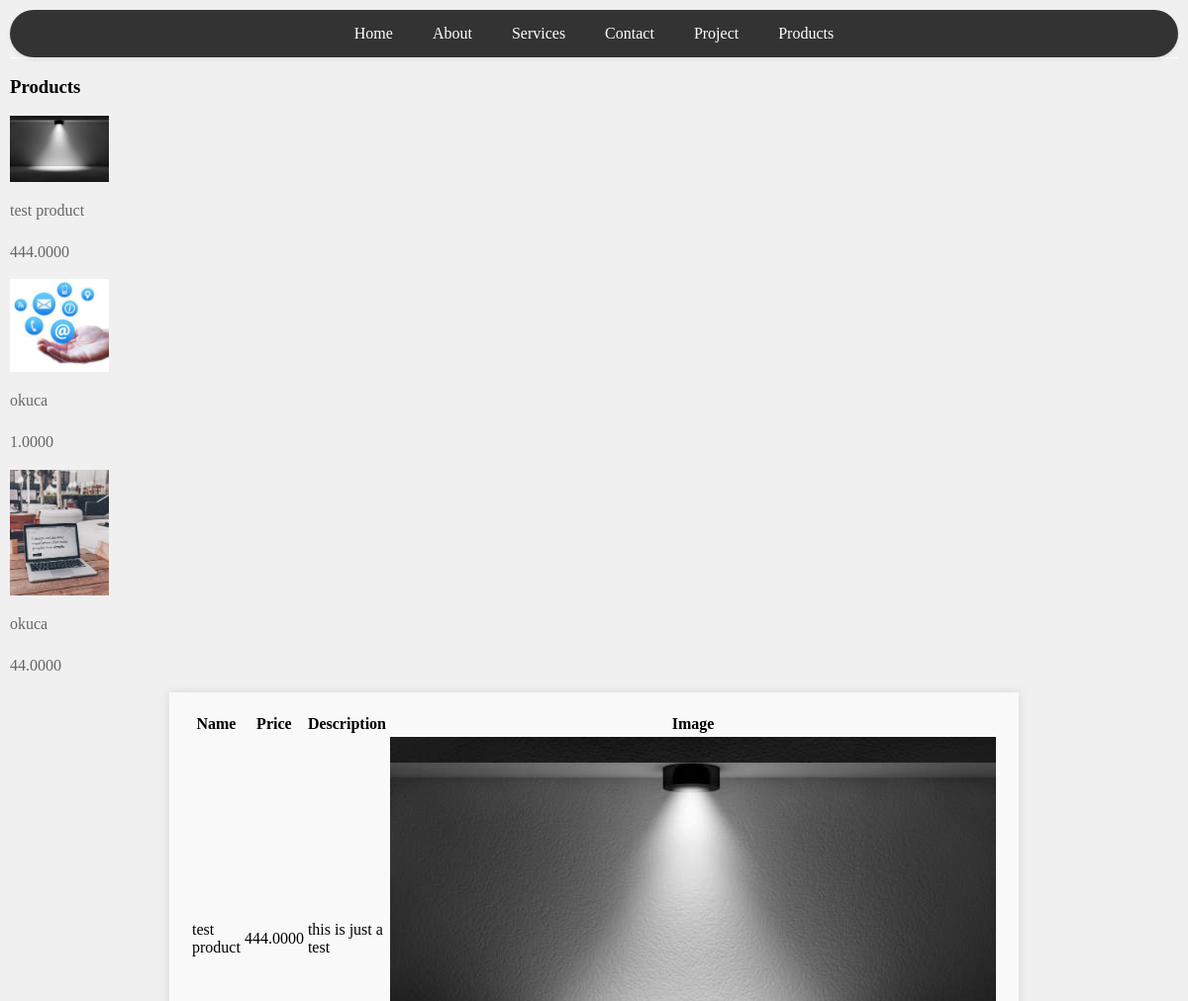
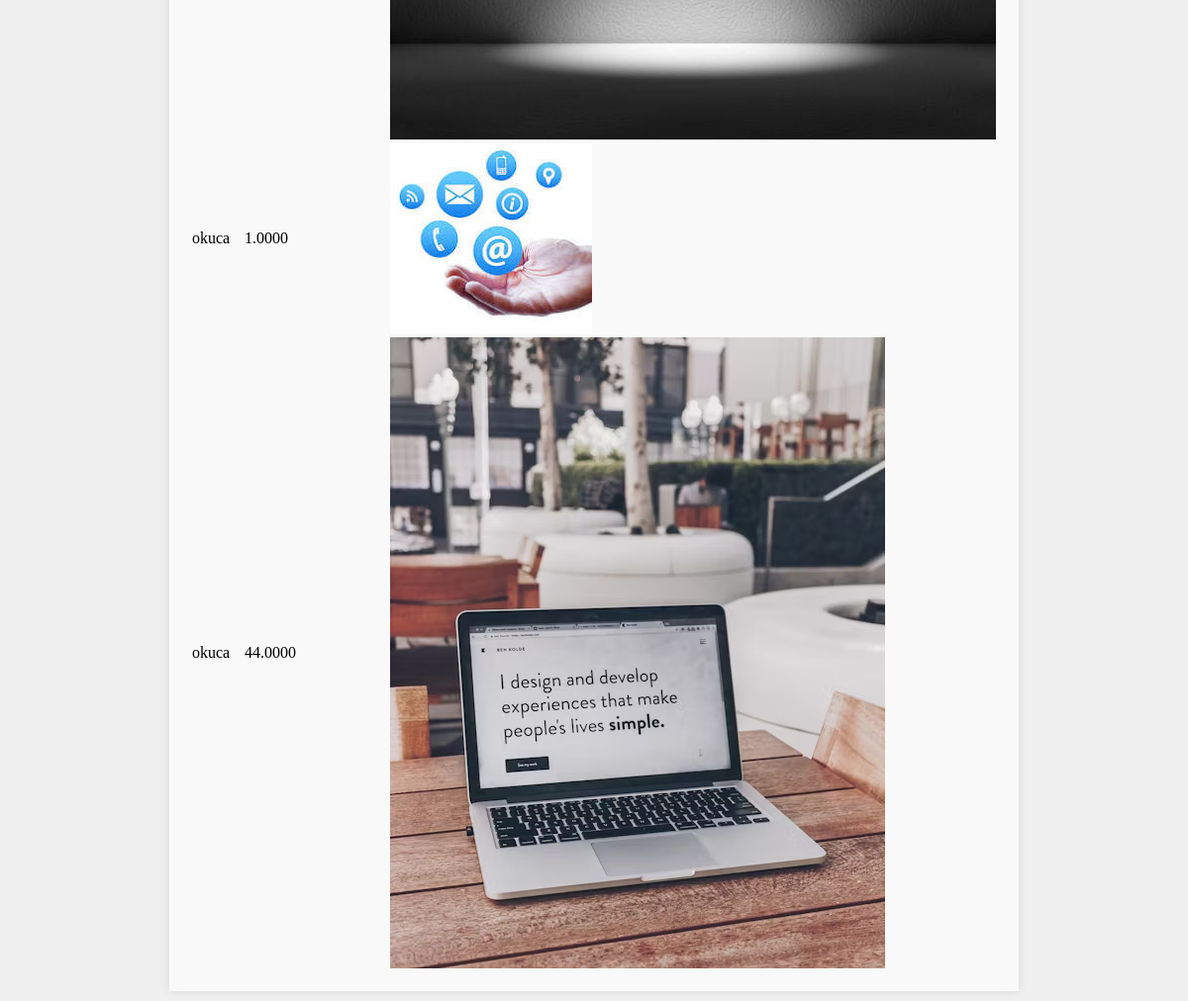
Screenshot of /products/ with the database file from the repository (2 pictures, top to bottom).
### mine/models.py (models this page shows, shortened)
class Product(models.Model):
    product_name = models.CharField(max_length=50, null=False, blank=False)
    product_price = models.DecimalField(max_digits=100, decimal_places=4)
    product_description = models.TextField(null=False, blank=False)
    product_image = models.ImageField(upload_to='product_images', default='product_images/back2.JPG')

### mine/views.py (the view)
# urls.py: path('products/', views.products, name='products')
def products(request):
    data = Product.objects.all()
    return render(request, "products.html", {'products': data})

### mine/templates/products.html (shortened to what this page needs)
{% extends 'layout.html' %}
{% load static %}
{% block body %}
<h3>Products</h3>
<div class="row">
    {% for product in products %}
  <div class="col-md-4">
      <img width="100" src="/media/{{ product.product_image }}" alt="{{ product.product_image }}">
      <p>{{ product.product_name  }}</p>
      <p>{{ product.product_price  }}</p>
  </div>
    {% endfor %}
</div>
<table class="table table-striped container">
    <thead>
        <th>Name</th>
        <th>Price</th>
        <th>Description</th>
        <th>Image</th>
    </thead>
    <tbody>
    {% for product in products %}
    <tr>
        <td>{{ product.product_name }}</td>
        <td>{{ product.product_price }}</td>
        <td>{{ product.product_description }}</td>
        <td><img src="/media/{{product.product_image}}" alt="{{product.product_image}}"></td>
    </tr>
    {% endfor %}
    </tbody>
</table>
{% endblock %}

### mine/templates/layout.html (shortened to what this page needs)
{% load static%}
<html lang="en">
<head>
    <link rel="stylesheet" href="{% static 'css\style.css' %}">
</head>
<body>
    <ul class="nav nav-underline">
        <li class="nav-item">
            <a class="nav-link" href="/">Home</a>
        </li>
        <li class="nav-item">
            <a class="nav-link" href="/about/">About</a>
        </li>
        <li class="nav-item">
            <a class="nav-link" href="/services/">Services</a>
        </li>
        <li class="nav-item">
            <a class="nav-link" href="/contact/">Contact</a>
        </li>
        <li class="nav-item">
            <a class="nav-link" href="/project/">Project</a>
        </li>
        <li class="nav-item">
            <a class="nav-link" href="/products/">Products</a>
        </li>
    </ul>
    {% block body %}{% endblock %}
</body>
</html>

### mine/static/css/style.css (style rules this page uses)
body { font-family: cursive; background-color: #f0f0f0; margin: 0; padding: 10px; align-items: center; background-image: none; }
.container { max-width: 1000px; margin: 0 auto; padding: 20px; background-color: #fff; box-shadow: 0 0 10px rgba(0, 0, 0, 0.1); }
p { color: #666; line-height: 1.6; margin-bottom: 15px; }
.nav { background: black; border-radius: 38px; justify-content: center; align-items: center; }
.nav-item { margin: 0 10px; position: relative; display: inline-block; }
.nav-link { color: #fff; text-decoration: none; padding: 5px 10px; border-radius: 5px; transition: background-color 0.3s, color 0.3s; }
.nav-underline { display: flex; justify-content: center; align-items: center; background-color: #333; padding: 15px 20px; box-shadow: 0 2px 4px rgba(11, 62, 4, 0.1); position: relative; }
.nav-underline:before { content: ""; position: absolute; left: 0; right: 0; bottom: -1px; height: 1px; background-color: #fff; z-index: -1; }
.nav-underline .nav-item { transition: transform 0.2s; }
.container { max-width: 800px; margin: 0 auto; padding: 20px; background-color: #f9f9f9; box-shadow: 0 0 10px rgba(0, 0, 0, 0.1); }

### rows the page displays
Product: product_image (picture), product_name "test product", product_price "444.0000", product_description "this is just a test"
Product: product_image (picture), product_name "okuca", product_price "1.0000"
Product: product_image (picture), product_name "okuca", product_price "44.0000"
